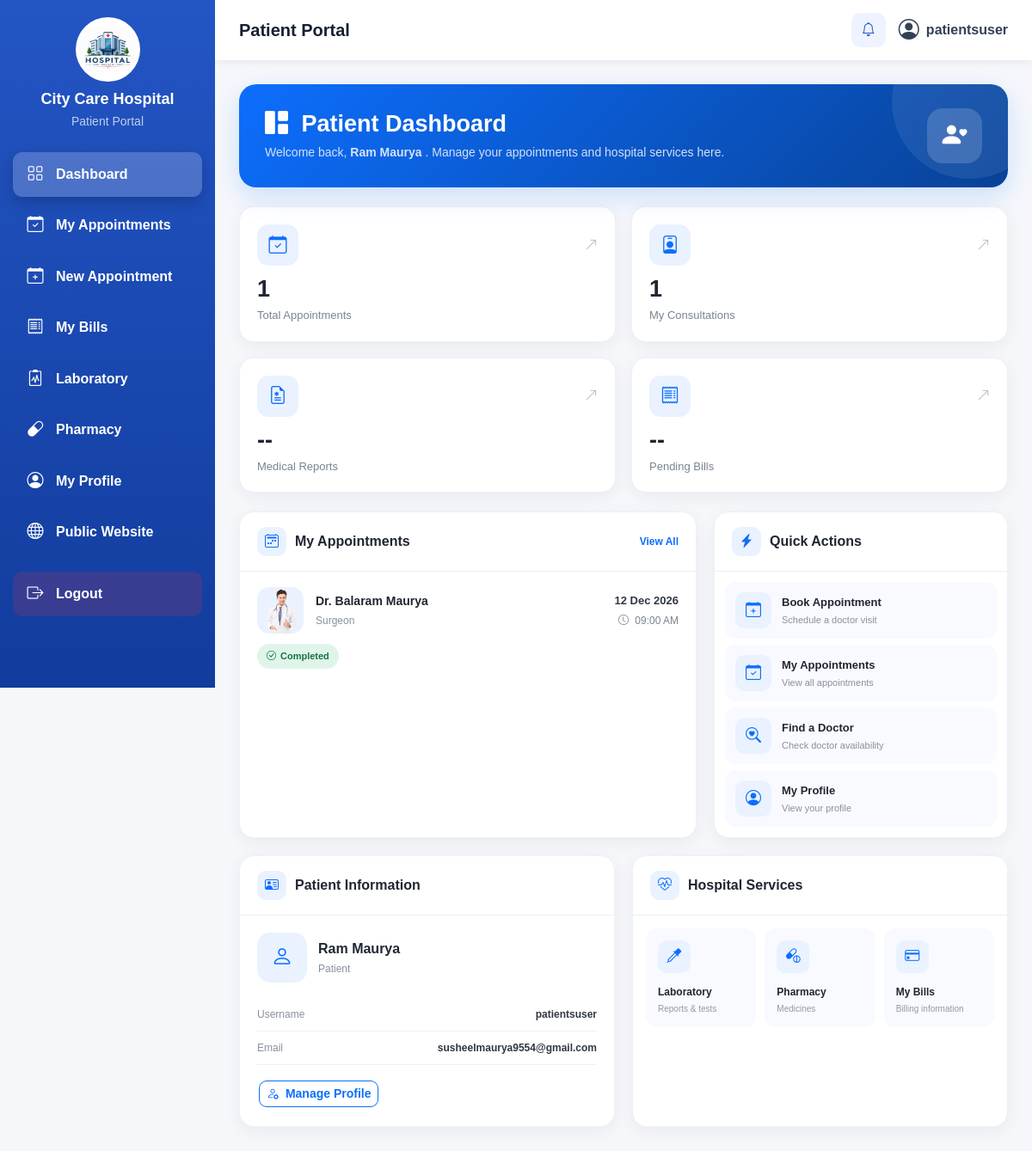
The page /patient-dashboard/ (signed in) on the database as committed earlier.
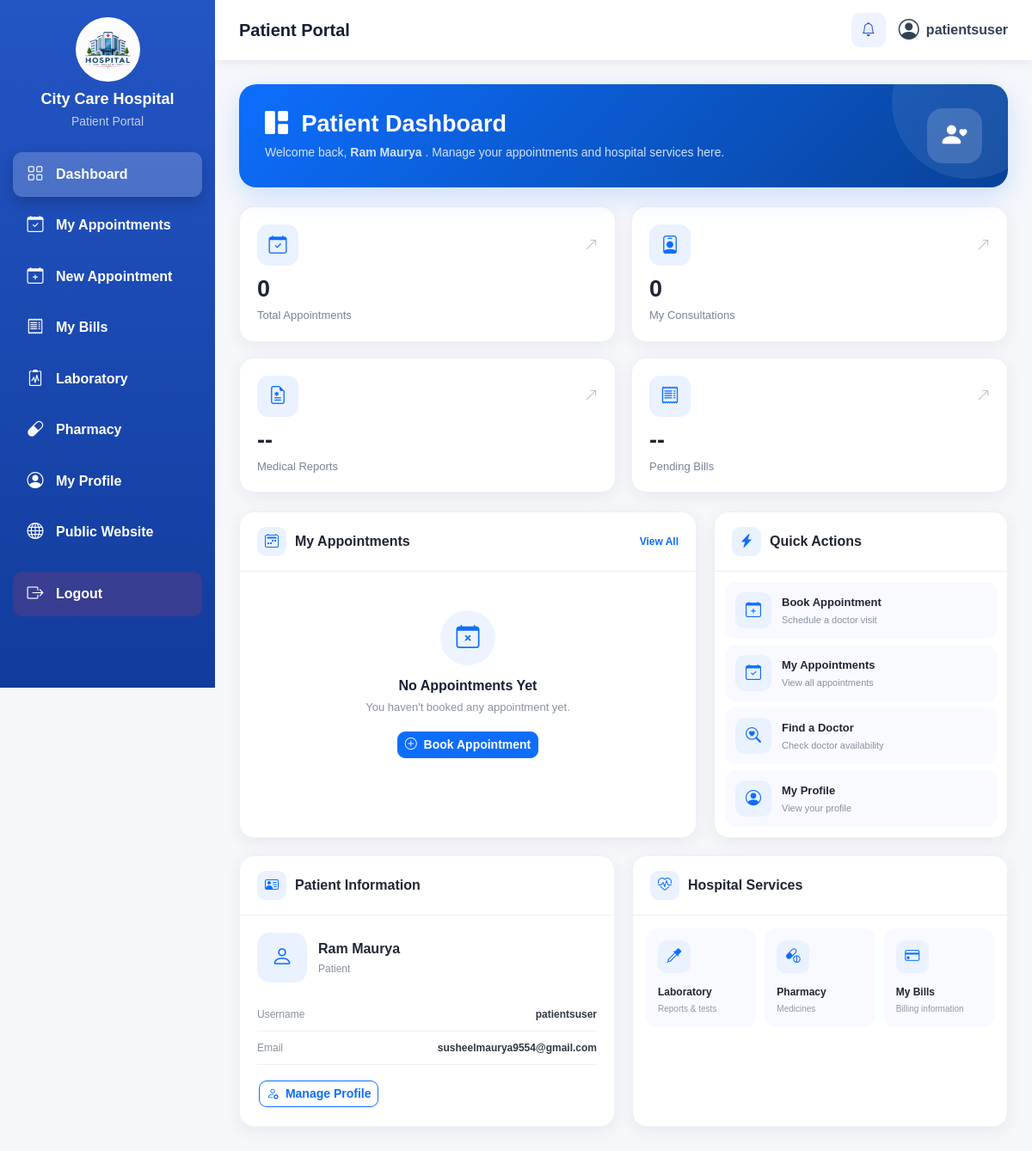
The same page on the database as committed later.
### management/models.py (models this page shows, shortened)
class Appointment(models.Model):
    STATUS_CHOICES = [
        ("Pending", "Pending"),
        ("Completed", "Completed"),
        ("Cancelled", "Cancelled"),
    ]
    patient = models.ForeignKey(
        Patient,
        on_delete=models.CASCADE,
        related_name="appointments"
    )
    doctor = models.ForeignKey(
        Doctor,
        on_delete=models.CASCADE,
        related_name="appointments"
    )
    appointment_date = models.DateField()
    appointment_time = models.TimeField()
    symptoms = models.TextField(
        blank=True
    )
    status = models.CharField(
        max_length=20,
        choices=STATUS_CHOICES,
        default="Pending"
    )
    class Meta:
        ordering = [
            "-appointment_date",
            "-appointment_time"
        ]
        constraints = [
            models.UniqueConstraint(
                fields=[
                    "doctor",
                    "appointment_date",
                    "appointment_time",
                ],
                condition=models.Q(
                    status__in=["Pending", "Completed"]
                ),
                name="unique_active_doctor_slot",
            )
        ]

class Doctor(models.Model):
    GENDER_CHOICES = [
        ("Male", "Male"),
        ("Female", "Female"),
        ("Other", "Other"),
    ]
    name = models.CharField(
        max_length=100
    )
    email = models.EmailField(
        blank=True
    )
    specialization = models.CharField(
        max_length=100
    )
    qualification = models.CharField(
        max_length=150,
        blank=True
    )
    medical_registration_number = models.CharField(
        max_length=100,
        blank=True
    )
    experience = models.PositiveIntegerField(
        default=0,
        help_text="Experience in years"
    )
    department = models.ForeignKey(
        Department,
        on_delete=models.SET_NULL,
        null=True,
        blank=True,
        related_name="doctors"
    )
    phone = models.CharField(
        max_length=15
    )
    aadhaar_number = models.CharField(
        max_length=12,
        blank=True
    )
    date_of_birth = models.DateField(
        null=True,
        blank=True
    )
    gender = models.CharField(
        max_length=10,
        choices=GENDER_CHOICES,
        blank=True
    )
    address = models.TextField(
        blank=True
    )
    joining_date = models.DateField(
        null=True,
        blank=True
    )
    photo = models.ImageField(
        upload_to="doctors/",
        blank=True,
        null=True
    )
    fee = models.DecimalField(
        max_digits=10,
        decimal_places=2,
        default=0
    )
    is_active = models.BooleanField(
        default=True
    )
    created_at = models.DateTimeField(
        auto_now_add=True
    )
    updated_at = models.DateTimeField(
        auto_now=True
    )
    class Meta:
        ordering = ["name"]

### management/views.py (the view)
@role_required(["Patient"])
def patient_dashboard(request):
    profile = request.user.userprofile
    patient = profile.patient_profile
    if patient:
        patient_appointments = (
            Appointment.objects
            .filter(
                patient=patient
            )
            .select_related(
                "patient",
                "doctor"
            )
            .order_by(
                "-appointment_date",
                "-appointment_time"
            )
        )
        patient_bills = (
            Billing.objects
            .filter(
                patient=patient
            )
            .select_related(
                "patient",
                "doctor"
            )
            .order_by("-id")
        )
        patient_tests = (
            Laboratory.objects
            .filter(
                patient=patient
            )
            .order_by(
                "-test_date",
                "-id"
            )
        )
    else:
        patient_appointments = (
            Appointment.objects.none()
        )
        patient_bills = (
            Billing.objects.none()
        )
        patient_tests = (
            Laboratory.objects.none()
        )
    total_appointments = (
        patient_appointments.count()
    )
    pending_appointments = (
        patient_appointments
        .filter(status="Pending")
        .count()
    )
    completed_appointments = (
        patient_appointments
        .filter(status="Completed")
        .count()
    )
    total_bill_amount = (
        patient_bills.aggregate(
            total=Sum("total_amount")
        )["total"] or 0
    )
    context = {
        "profile":
            profile,
        "patient":
            patient,
        "appointments":
            patient_appointments[:10],
        "appointment_count":
            total_appointments,
        "total_appointments":
            total_appointments,
        "pending_appointments":
            pending_appointments,
        "completed_appointments":
            completed_appointments,
        "bills":
            patient_bills[:10],
        "bill_count":
            patient_bills.count(),
        "total_bill_amount":
            total_bill_amount,
        "tests":
            patient_tests[:10],
        "laboratory_tests":
            patient_tests[:10],
        "test_count":
            patient_tests.count(),
    }
    return render(
        request,
        "patient_dashboard.html",
        context
    )

### management/models.py (called while the page is built)
    @property
    def can_login_to_role_dashboard(self):
        if self.role == "Patient":
            return True
        return self.is_approved

### management/views.py (called while the page is built, shortened)
def role_required(allowed_roles):
    def decorator(view_function):
        @wraps(view_function)
        @login_required(login_url="login")
        def wrapper(request, *args, **kwargs):
            if request.user.is_superuser:
                return redirect("dashboard")
            try:
                profile = request.user.userprofile
            except UserProfile.DoesNotExist:
                messages.error(
                    request,
                    "Your account role is not configured."
                )
                logout(request)
                return redirect("login")
            return view_function(
                request,
                *args,
                **kwargs
            )
        return wrapper
    return decorator

### templates/patient_dashboard.html (shortened to what the changed rows need)
{% extends 'base.html' %}
{% load static %}
{% block content %}
<div class="patient-dashboard">
    <section class="dashboard-welcome">
        <div class="dashboard-welcome-content">
            <div>
                <h2>
                    <i class="bi bi-grid-1x2-fill me-2"></i>
                    Patient Dashboard
                </h2>
            </div>
        </div>
    </section>
    <section class="dashboard-stats">
        <div class="dashboard-stat">
            <div class="stat-top">
                <div class="stat-icon">
                </div>
                <i class="bi bi-arrow-up-right stat-arrow"></i>
            </div>
            <div class="stat-number">
                {{ appointments|length }}
            </div>
            <div class="stat-label">
                Total Appointments
            </div>
        </div>
        <div class="dashboard-stat">
            <div class="stat-top">
                <div class="stat-icon">
                </div>
                <i class="bi bi-arrow-up-right stat-arrow"></i>
            </div>
            <div class="stat-number">
                {% if appointments %}
                    {{ appointments|length }}
                {% else %}
                    0
                {% endif %}
            </div>
            <div class="stat-label">
                My Consultations
            </div>
        </div>
    </section>
    <section class="dashboard-main-grid">
        <div class="dashboard-card">
            {% if appointments %}
                {% for appointment in appointments|slice:":3" %}
                    <div class="appointment-item">
                        <div class="appointment-row">
                            <div class="doctor-photo">
                                {% if appointment.doctor.photo %}
                                    <img
                                        src="{{ appointment.doctor.photo.url }}"
                                        alt="Doctor"
                                    >
                                {% else %}
                                    <i class="bi bi-person-badge"></i>
                                {% endif %}
                            </div>
                            <div class="doctor-info">
                                <div class="doctor-name">
                                    Dr. {{ appointment.doctor.name }}
                                </div>
                                <div class="doctor-specialization">
                                    {{ appointment.doctor.specialization }}
                                </div>
                            </div>
                            <div class="appointment-date-box">
                                <div class="appointment-date">
                                    {{ appointment.appointment_date|date:"d M Y" }}
                                </div>
                                <div class="appointment-time">
                                    <i class="bi bi-clock me-1"></i>
                                    {{ appointment.appointment_time|time:"h:i A" }}
                                </div>
                            </div>
                        </div>
                        <div class="appointment-status">
                            {% if appointment.status == "Pending" %}
                                <span class="status-badge status-pending">
                                    <i class="bi bi-hourglass-split"></i>
                                    Pending
                                </span>
                            {% elif appointment.status == "Completed" %}
                                <span class="status-badge status-completed">
                                    <i class="bi bi-check-circle"></i>
                                    Completed
                                </span>
                            {% elif appointment.status == "Cancelled" %}
                                <span class="status-badge status-cancelled">
                                    <i class="bi bi-x-circle"></i>
                                    Cancelled
                                </span>
                            {% else %}
                                <span class="status-badge status-other">
                                    {{ appointment.status }}
                                </span>
                            {% endif %}
                        </div>
                    </div>
                {% endfor %}
            {% else %}
                <div class="dashboard-empty">
                    <div class="dashboard-empty-icon">
                        <i class="bi bi-calendar-x"></i>
                    </div>
                    <h6>
                        No Appointments Yet
                    </h6>
                    <p>
                        You haven't booked any appointment yet.
                    </p>
                    <a
                        href="{% url 'patient_new_appointment' %}"
                        class="btn btn-primary btn-sm"
                    >
                        <i class="bi bi-plus-circle me-1"></i>
                        Book Appointment
                    </a>
                </div>
            {% endif %}
        </div>
    </section>
</div>
{% endblock %}

Rows that differ between the two databases and show on the page:
removed Appointment: doctor.photo (picture), doctor.name "Balaram Maurya", doctor.specialization "Surgeon", appointment_date "12 Dec 2026", appointment_time "09:00 AM", status "Completed" (drawn)
Other text that changed with them:
{{ appointments|length }}: "1" → "0"
{{ appointments|length }}: "1" → (not shown)
text now shown: "0 No Appointments Yet You haven't booked any appointment yet. Book Appointment"
